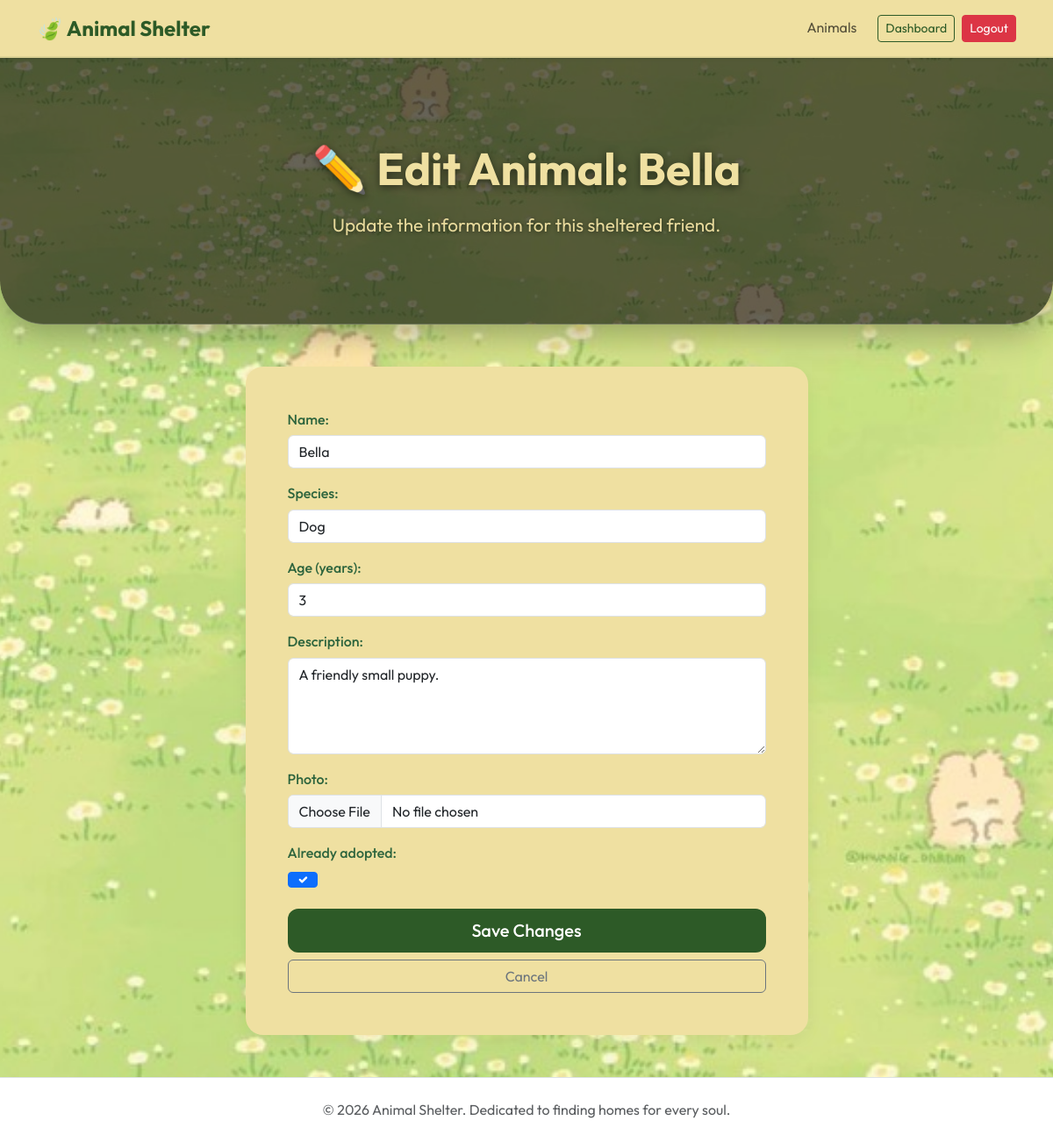
The app's page /admin-panel/animals/3/edit/ (signed in) with its own data.
### pets/models.py (models this page shows, shortened)
class Animal(models.Model):
    SPECIES_CHOICES = [
        ('cat', 'Cat'),
        ('dog', 'Dog'),
    ]
    name = models.CharField(max_length=100)
    species = models.CharField(max_length=10, choices=SPECIES_CHOICES)
    age = models.IntegerField(blank=True, null=True)
    description = models.TextField(blank=True)
    photo = models.ImageField(upload_to='animals/', blank=True, null=True)
    adopted = models.BooleanField(default=False)
    created_at = models.DateTimeField(auto_now_add=True)

### pets/views.py (the view)
# urls.py: path('admin-panel/animals/<int:animal_id>/edit/', views.admin_animal_edit, name='admin_animal_edit'),
@admin_required
def admin_animal_edit(request, animal_id):
    animal = get_object_or_404(Animal, id=animal_id)
    form = AnimalForm(request.POST or None, request.FILES or None, instance=animal)
    if form.is_valid():
        form.save()
        messages.success(request, "Animal updated successfully!")
        return redirect('pets:admin_animals')
    return render(request, 'pets/admin/animal_edit.html', {'form': form, 'animal': animal})

### pets/forms.py
class AnimalForm(forms.ModelForm):
    class Meta:
        model = Animal
        fields = ['name', 'species', 'age', 'description', 'photo', 'adopted']
        widgets = {
            'name': forms.TextInput(attrs={'class': 'form-control', 'placeholder': 'Animal name'}),
            'species': forms.Select(attrs={'class': 'form-control'}),
            'age': forms.NumberInput(attrs={'class': 'form-control', 'placeholder': 'Age in years'}),
            'description': forms.Textarea(attrs={'class': 'form-control', 'rows': 4, 'placeholder': 'Description...'}),
            'photo': forms.FileInput(attrs={'class': 'form-control'}),
            'adopted': forms.CheckboxInput(attrs={'class': 'form-check-input'}),
        }
        labels = {
            'name': 'Name',
            'species': 'Species',
            'age': 'Age (years)',
            'description': 'Description',
            'photo': 'Photo',
            'adopted': 'Already adopted',
        }

### pets/templates/pets/admin/animal_edit.html (shortened to what this page needs)
{% extends "pets/base.html" %}
{% block content %}
<div class="page-header">
    <div class="container">
        <h2>✏️ Edit Animal: {{ animal.name }}</h2>
        <p class="mb-0">Update the information for this sheltered friend.</p>
    </div>
</div>
<div class="container my-5">
    <div class="row justify-content-center">
        <div class="col-md-7">
            <div class="card card-mature p-5">
                <form method="POST" enctype="multipart/form-data">
                    <div class="mb-4">
                        {{ form.as_p }}
                    </div>
                    <div class="d-grid gap-2">
                        <button type="submit" class="btn btn-primary btn-lg">Save Changes</button>
                        <a href="{% url 'pets:admin_animals' %}" class="btn btn-outline-secondary">Cancel</a>
                    </div>
                </form>
            </div>
        </div>
    </div>
</div>
{% endblock %}

### pets/static/pets/css/main.css (style rules this page uses)
:root { --primary-color: #2d5a27; --accent-color: #e67e22; --text-dark: #2d643d; --text-light: #7f8c8d; --bg-light: #e1d488; --white: #efe0a1; --glass-bg: rgba(24, 84, 23, 0.755); --shadow: 0 4px 20px rgba(0, 0, 0, 0.05); }
body { font-family: 'Outfit', sans-serif; background-image: url("../images/landing_bg.png"); background-size: cover; background-position: center; background-repeat: no-repeat; background-attachment: fixed; color: var(--text-dark); margin: 0; padding: 0; line-height: 1.6; }
a { color: var(--primary-color); text-decoration: none; }
.btn-primary { background-color: var(--primary-color) !important; border-color: var(--primary-color) !important; }
.page-header { background-image: linear-gradient(rgba(0, 0, 0, 0.6), rgba(0, 0, 0, 0.6)), url("../images/landing_bg.png"); background-size: cover; background-position: center; color: var(--white); padding: 6rem 0; margin-bottom: 3rem; text-align: center; border-radius: 0 0 50px 50px; box-shadow: 0 10px 40px rgba(0, 0, 0, 0.3); border-bottom: 1px solid rgba(255, 255, 255, 0.2); position: relative; overflow: hidden; backdrop-filter: none !important; }
.page-header h2 { font-size: 3.2rem; font-weight: 700; margin-bottom: 1rem; color: var(--white) !important; text-shadow: 0 2px 10px rgba(0, 0, 0, 0.5); }
.page-header p { font-size: 1.3rem; color: var(--white); opacity: 0.95; max-width: 600px; margin: 0 auto; text-shadow: 0 1px 5px rgba(0, 0, 0, 0.5); }
.card-mature { background: var(--white); border: none; border-radius: 20px; box-shadow: var(--shadow); transition: transform 0.3s ease, box-shadow 0.3s ease; overflow: hidden; }
.btn-primary { background-color: var(--primary-color); border: none; padding: 0.6rem 1.5rem; border-radius: 12px; font-weight: 500; }

### pets/templates/pets/admin/animal_edit.html (style rules this page uses)
input, textarea, select { display: block; width: 100%; padding: 0.5rem 1rem; font-size: 1rem; background-color: #f8f9fa; border: 1px solid #dee2e6; border-radius: 10px; transition: border-color 0.15s ease-in-out, box-shadow 0.15s ease-in-out; margin-bottom: 1rem; }
label { font-weight: 500; margin-bottom: 0.3rem; color: var(--text-dark); }

### records on screen
Animal: name "Bella", species "Dog", age "3", description "A friendly small puppy.", adopted "☑"
